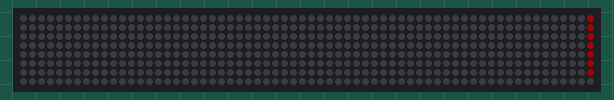
Recording of a sketch running on a simulated Arduino Uno, built with avr-gcc and run on an emulated ATmega328P. Parts: 64×8 RGB LED matrix (first LED top left, wired row by row). Dim RGB values are drawn brighter than linear.

Above: at 0.27 s.
At 4.96 s:
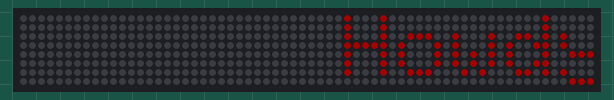
At 9.42 s:
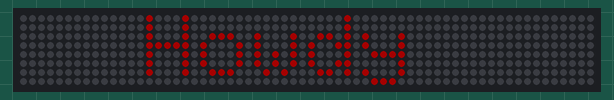
At 18.62 s:
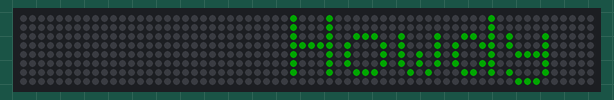
At 27.77 s:
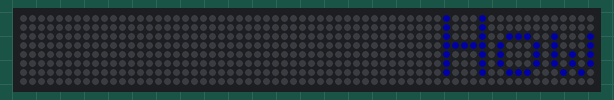
At 36.94 s:
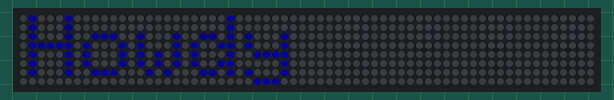

The sketch:

basic-scroll-256.ino
```cpp
// Adafruit_NeoMatrix example for single NeoPixel Shield.
// Scrolls 'Howdy' across the matrix in a portrait (vertical) orientation.

#include <Adafruit_GFX.h>
#include <Adafruit_NeoMatrix.h>
#include <Adafruit_NeoPixel.h>
#ifndef PSTR
 #define PSTR // Make Arduino Due happy
#endif

#define PIN 9

// MATRIX DECLARATION:
// Parameter 1 = width of NeoPixel matrix
// Parameter 2 = height of matrix
// Parameter 3 = pin number (most are valid)
// Parameter 4 = matrix layout flags, add together as needed:
//   NEO_MATRIX_TOP, NEO_MATRIX_BOTTOM, NEO_MATRIX_LEFT, NEO_MATRIX_RIGHT:
//     Position of the FIRST LED in the matrix; pick two, e.g.
//     NEO_MATRIX_TOP + NEO_MATRIX_LEFT for the top-left corner.
//   NEO_MATRIX_ROWS, NEO_MATRIX_COLUMNS: LEDs are arranged in horizontal
//     rows or in vertical columns, respectively; pick one or the other.
//   NEO_MATRIX_PROGRESSIVE, NEO_MATRIX_ZIGZAG: all rows/columns proceed
//     in the same order, or alternate lines reverse direction; pick one.
//   See example below for these values in action.
// Parameter 5 = pixel type flags, add together as needed:
//   NEO_KHZ800  800 KHz bitstream (most NeoPixel products w/WS2812 LEDs)
//   NEO_KHZ400  400 KHz (classic 'v1' (not v2) FLORA pixels, WS2811 drivers)
//   NEO_GRB     Pixels are wired for GRB bitstream (most NeoPixel products)
//   NEO_RGB     Pixels are wired for RGB bitstream (v1 FLORA pixels, not v2)


// Example for NeoPixel Shield.  In this application we'd like to use it
// as a 5x8 tall matrix, with the USB port positioned at the top of the
// Arduino.  When held that way, the first pixel is at the top right, and
// lines are arranged in columns, progressive order.  The shield uses
// 800 KHz (v2) pixels that expect GRB color data.
Adafruit_NeoMatrix matrix = Adafruit_NeoMatrix(64, 8, PIN,
  NEO_MATRIX_BOTTOM     + NEO_MATRIX_RIGHT +
  NEO_MATRIX_COLUMNS + NEO_MATRIX_ZIGZAG,
  NEO_GRB            + NEO_KHZ800);

const uint16_t colors[] = {
  matrix.Color(255, 0, 0), matrix.Color(0, 255, 0), matrix.Color(0, 0, 255) };

int increment = 0;

void setup() {
  matrix.begin();
  matrix.setTextWrap(false);
  matrix.setBrightness(40);
  matrix.setTextColor(colors[0]);
}

int x    = matrix.width();
int pass = 0;

void loop() {
  scrollText();
//  lasers();
}

void scrollText()
{
  matrix.fillScreen(0);
  matrix.setCursor(x, 0);
  matrix.print(F("Howdy"));
  if(--x < -1) {
    x = matrix.width();
    if(++pass >= 3) pass = 0;
    matrix.setTextColor(colors[pass]);
  }
  matrix.show();
  delay(100);
}

void lasers()
{
//  matrix.setPixelColor(increment, matrix.Color(0, 0, 10));
  matrix.drawLine(1, 1, 5, 5, matrix.Color(10, 0, 0));
  matrix.show();
  delay(100);
  if(increment < 10)
  {
    increment++;
  }
  else
  {
    increment = 0;
  }


}
```
